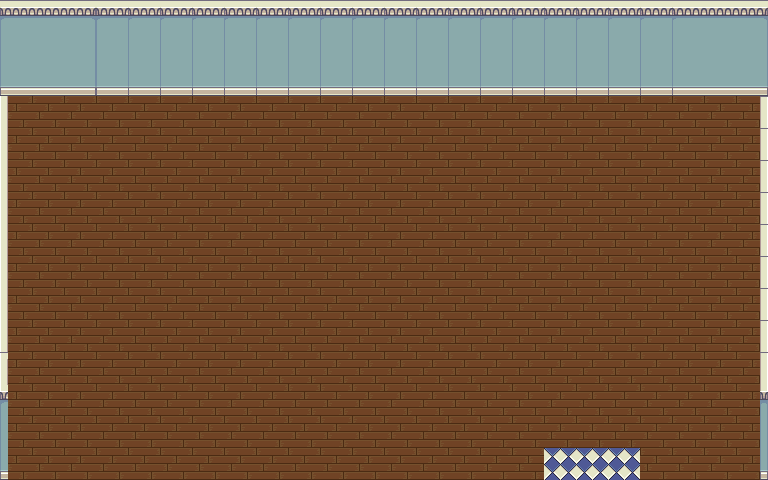

Tiled map render using the project's own tile images. Description and the map definition, with tile-layer contents summarised, below:
An orthogonal 24x15 tile map with 32x32 px tiles, 9 tile layers (Ground, Undergournd, L1_Buildings, L1_Decorations, ...) and 2 objects (PLAYER, TRANSITIONS).

<map version="1.0" tiledversion="2018.03.21" orientation="orthogonal" renderorder="right-down" width="24" height="15" tilewidth="32" tileheight="32" infinite="0" nextobjectid="60">
 <tileset firstgid="1" name="spr_tile_interior" tilewidth="32" tileheight="32" tilecount="1024" columns="32">
  <image source="spr_tile_interior.png" width="1024" height="1024" />
 </tileset>
 <layer name="Ground" width="24" height="15">
  <data>[360 cells, 360 non-empty, 6 distinct tile ids]</data>
 </layer>
 <layer name="Undergournd" width="24" height="15">
  <data>[360 cells, 0 non-empty, 0 distinct tile ids]</data>
 </layer>
 <layer name="L1_Buildings" width="24" height="15">
  <data>[360 cells, 96 non-empty, 18 distinct tile ids]</data>
 </layer>
 <layer name="L1_Decorations" width="24" height="15">
  <data>[360 cells, 3 non-empty, 1 distinct tile ids]</data>
 </layer>
 <layer name="L1_Objects" width="24" height="15">
  <data>[360 cells, 0 non-empty, 0 distinct tile ids]</data>
 </layer>
 <objectgroup color="#0000ff" name="Instances">
  <object id="54" type="PLAYER" x="352" y="320" width="32" height="32" />
 </objectgroup>
 <layer name="L2_Roof" width="24" height="15">
  <data>[360 cells, 0 non-empty, 0 distinct tile ids]</data>
 </layer>
 <layer name="L2_Buildings" width="24" height="15">
  <data>[360 cells, 0 non-empty, 0 distinct tile ids]</data>
 </layer>
 <layer name="L2_Decorations" width="24" height="15">
  <data>[360 cells, 0 non-empty, 0 distinct tile ids]</data>
 </layer>
 <layer name="L3_Roof" width="24" height="15">
  <data>[360 cells, 0 non-empty, 0 distinct tile ids]</data>
 </layer>
 <objectgroup color="#ff0000" name="Collisions" />
 <objectgroup color="#00ff00" name="Transitions">
  <object id="59" type="TRANSITIONS" x="544" y="448" width="96" height="32">
   <properties>
    <property name="TargetRoom" value="GameRoom" />
    <property name="TargetX" type="int" value="0" />
    <property name="TargetY" type="int" value="0" />
   </properties>
  </object>
 </objectgroup>
</map>
